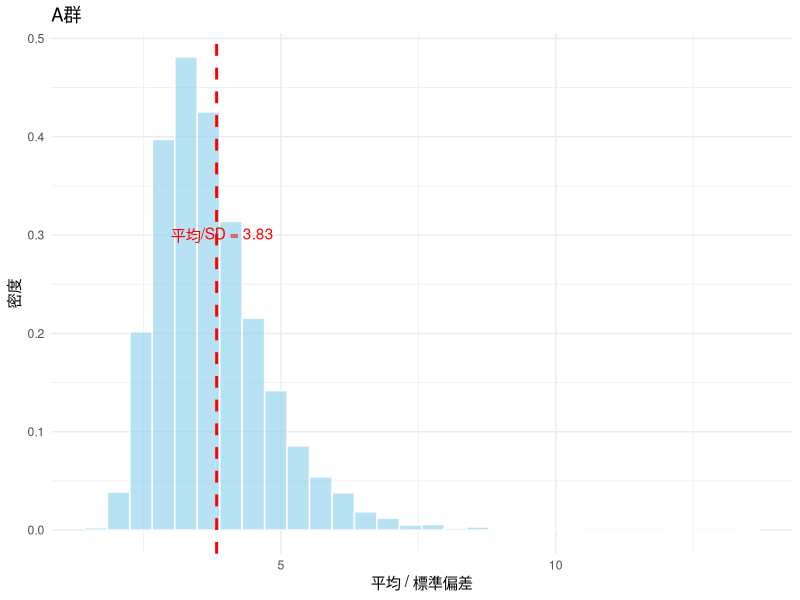
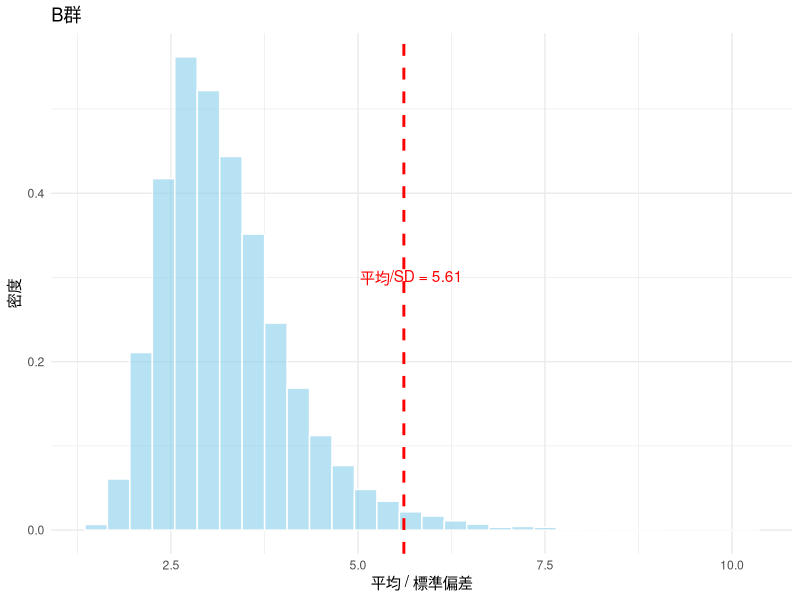

Recreate these plots in R, in order.
library(MCMCpack)
library(ggplot2)
set.seed(1234)

y_A <- c(12, 9, 12, 14, 13, 13, 15, 8, 15, 6)
y_B <- c(11, 11, 10, 9, 9, 8, 7, 10, 6, 8, 8, 9, 7)

avg_A <- mean(y_A)
sd_A <- sd(y_A)
avg_sd_A <- avg_A / sd_A

avg_B <- mean(y_B)
sd_B <- sd(y_B)
avg_sd_B <- avg_B / sd_B

n_A <- length(y_A)
sy_A <- sum(y_A)
n_B <- length(y_B)
sy_B <- sum(y_B)

a0_A <- 120
b0_A <- 10
a0_B <- 12
b0_B <- 1

shape_A <- a0_A + sy_A
rate_A <- b0_A + n_A
shape_B <- a0_B + sy_B
rate_B <- b0_B + n_B

n_mc <- 10000
n_new <- 10
ta_mc <- numeric(n_mc)
tb_mc <- numeric(n_mc)

# モンテカルロシミュレーション
for (s in 1:n_mc) {
  theta_A <- rgamma(1, shape=shape_A, rate=rate_A)
  y_A_mc <- rpois(n_new, lambda=theta_A)
  avga <- mean(y_A_mc)
  sda <- sd(y_A_mc)
  ta_mc[s] <- avga / sda
  theta_B <- rgamma(1, shape=shape_B, rate=rate_B)
  y_B_mc <- rpois(n_new, lambda=theta_B)
  avgb <- mean(y_B_mc)
  sdb <- sd(y_B_mc)
  tb_mc[s] <- avgb / sdb
}

df1 <- data.frame(ta_mc = ta_mc)
df2 <- data.frame(tb_mc = tb_mc)

p1 <- ggplot(df1, aes(x = ta_mc)) +
  geom_histogram(aes(y = ..density..), bins = 30, fill = "skyblue", alpha = 0.6, color = "white") +
  geom_vline(aes(xintercept = avg_sd_A), color = "red", linetype = "dashed", size = 1) +
  labs(
    title = "A群",
    x = "平均 / 標準偏差",
    y = "密度"
  ) +
  theme_minimal() +
  annotate("text", x = avg_sd_A + 0.1, y = 0.3, label = paste("平均/SD =", round(avg_sd_A, 2)), color = "red")

p2 <- ggplot(df2, aes(x = tb_mc)) +
  geom_histogram(aes(y = ..density..), bins = 30, fill = "skyblue", alpha = 0.6, color = "white") +
  geom_vline(aes(xintercept = avg_sd_B), color = "red", linetype = "dashed", size = 1) +
  labs(
    title = "B群",
    x = "平均 / 標準偏差",
    y = "密度"
  ) +
  theme_minimal() +
  annotate("text", x = avg_sd_B + 0.1, y = 0.3, label = paste("平均/SD =", round(avg_sd_B, 2)), color = "red")

print(p1)
print(p2)
